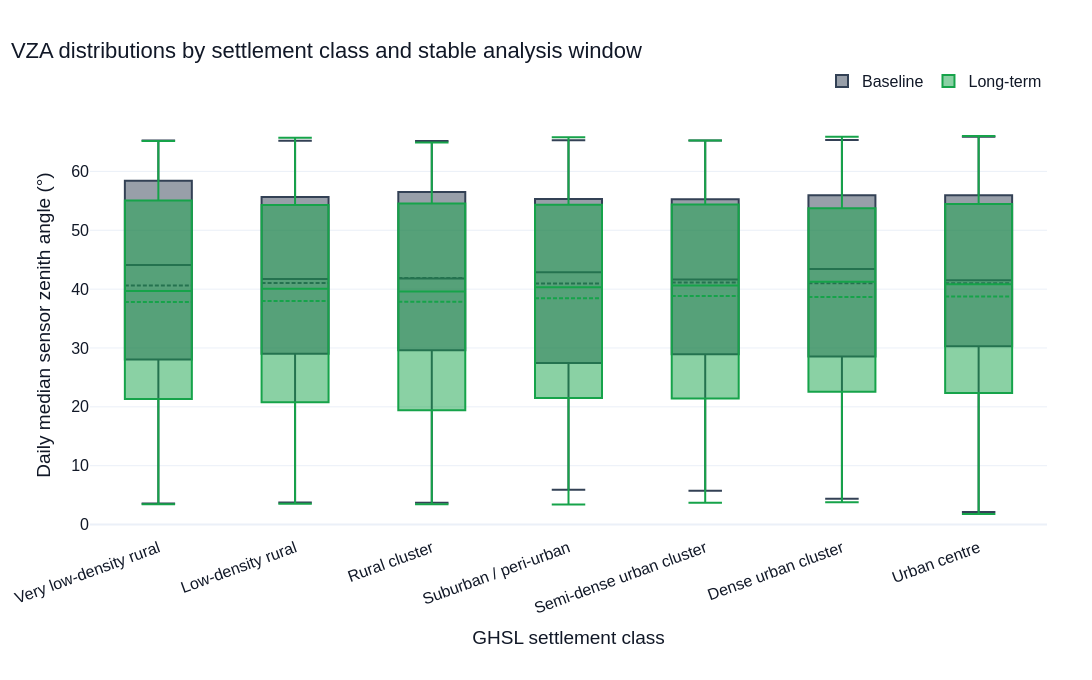

Write notebook code for a chart like this one.
### Markdown cell above
**Table 5 — VZA distribution by settlement and stable window.** The table reports the number of dates, P10, median, P90, and median valid-pixel percentage.

**RQ2 relevance:** phase or settlement comparisons are strongest when they share comparable VZA ranges and adequate observation support.

### Code cell
fig = go.Figure()

for phase_name, line_color in [
    ("Baseline", "#334155"),
    ("Long-term", "#16A34A"),
]:
    phase_data = distribution_data.loc[
        distribution_data["phase"] == phase_name
    ]

    fig.add_trace(
        go.Box(
            x=phase_data["settlement_class"],
            y=phase_data["vza_median"],
            name=phase_name,
            marker_color=line_color,
            boxmean=True,
            boxpoints="outliers",
            jitter=0.25,
            pointpos=0,
            hovertemplate=(
                "Settlement: %{x}<br>"
                "Daily median VZA: %{y:.2f}°"
                "<extra></extra>"
            ),
        )
    )

fig.update_yaxes(title_text="Daily median sensor zenith angle (°)")
fig.update_xaxes(title_text="GHSL settlement class", tickangle=-20)

fig.update_layout(
    title={
        "text": "VZA distributions by settlement class and stable analysis window",
        "x": 0.01,
        "xanchor": "left",
    },
    template="plotly_white",
    paper_bgcolor="rgba(0,0,0,0)",
    plot_bgcolor="white",
    font={"family": "Arial", "size": 16, "color": "#111827"},
    legend={
        "orientation": "h",
        "yanchor": "bottom",
        "y": 1.04,
        "xanchor": "right",
        "x": 1,
    },
    margin={"l": 90, "r": 45, "t": 115, "b": 145},
    width=1450,
    height=680,
)

fig.show()
fig.write_html(
    FIGURE_DIR / "03_vza_distribution_by_settlement.html",
    include_plotlyjs="cdn",
)

### Figure 1 — Plotly figure (JSON) as saved in the notebook; plotly's stock layout.template omitted (floating-point values rounded to 4 significant figures; data arrays with more than 128 entries replaced by an {"elided": "..."} marker saying what was removed)
{"data": [{"boxmean": true, "boxpoints": "outliers", "hovertemplate": "Settlement: %{x}<br>Daily median VZA: %{y:.2f}°<extra></extra>", "jitter": 0.25, "marker": {"color": "#334155"}, "name": "Baseline", "pointpos": 0, "type": "box", "x": {"elided": "549 str values"}, "y": {"elided": "549 float values"}}, {"boxmean": true, "boxpoints": "outliers", "hovertemplate": "Settlement: %{x}<br>Daily median VZA: %{y:.2f}°<extra></extra>", "jitter": 0.25, "marker": {"color": "#16A34A"}, "name": "Long-term", "pointpos": 0, "type": "box", "x": {"elided": "737 str values"}, "y": {"elided": "737 float values"}}], "layout": {"font": {"color": "#111827", "family": "Arial", "size": 16}, "height": 680, "legend": {"orientation": "h", "x": 1, "xanchor": "right", "y": 1.04, "yanchor": "bottom"}, "margin": {"b": 145, "l": 90, "r": 45, "t": 115}, "paper_bgcolor": "rgba(0,0,0,0)", "plot_bgcolor": "white", "title": {"text": "VZA distributions by settlement class and stable analysis window", "x": 0.01, "xanchor": "left"}, "width": 1450, "xaxis": {"tickangle": -20, "title": {"text": "GHSL settlement class"}}, "yaxis": {"title": {"text": "Daily median sensor zenith angle (°)"}}}}
